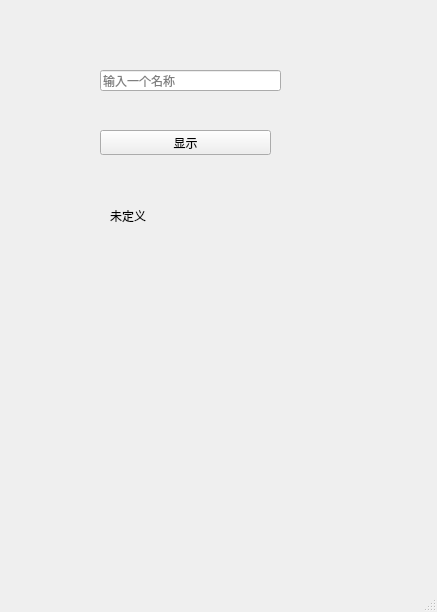
<?xml version="1.0" encoding="UTF-8"?>
<ui version="4.0">
 <class>MainWindow</class>
 <widget class="QMainWindow" name="MainWindow">
  <property name="geometry">
   <rect>
    <x>0</x>
    <y>0</y>
    <width>437</width>
    <height>612</height>
   </rect>
  </property>
  <property name="windowTitle">
   <string>MVC通用基础</string>
  </property>
  <widget class="QWidget" name="centralwidget">
   <widget class="QLineEdit" name="line_edit">
    <property name="geometry">
     <rect>
      <x>100</x>
      <y>70</y>
      <width>181</width>
      <height>21</height>
     </rect>
    </property>
    <property name="placeholderText">
     <string>输入一个名称</string>
    </property>
   </widget>
   <widget class="QPushButton" name="button">
    <property name="geometry">
     <rect>
      <x>100</x>
      <y>130</y>
      <width>171</width>
      <height>25</height>
     </rect>
    </property>
    <property name="text">
     <string>显示</string>
    </property>
   </widget>
   <widget class="QLabel" name="show_label">
    <property name="geometry">
     <rect>
      <x>110</x>
      <y>190</y>
      <width>111</width>
      <height>51</height>
     </rect>
    </property>
    <property name="text">
     <string>未定义</string>
    </property>
   </widget>
  </widget>
  <widget class="QStatusBar" name="statusbar"/>
 </widget>
 <resources/>
 <connections/>
</ui>
